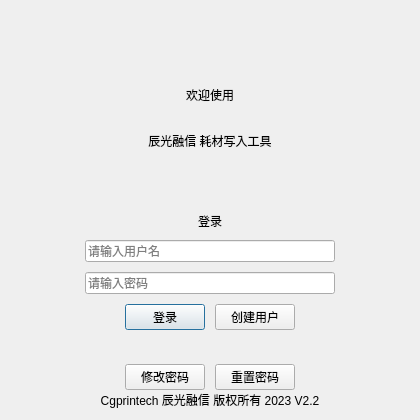
<?xml version="1.0" encoding="UTF-8"?>
<ui version="4.0">
 <class>LoginDialog</class>
 <widget class="QDialog" name="LoginDialog">
  <property name="geometry">
   <rect>
    <x>0</x>
    <y>0</y>
    <width>420</width>
    <height>420</height>
   </rect>
  </property>
  <property name="minimumSize">
   <size>
    <width>420</width>
    <height>420</height>
   </size>
  </property>
  <property name="maximumSize">
   <size>
    <width>420</width>
    <height>420</height>
   </size>
  </property>
  <property name="windowTitle">
   <string>登录</string>
  </property>
  <widget class="QWidget" name="verticalLayoutWidget_2">
   <property name="geometry">
    <rect>
     <x>10</x>
     <y>10</y>
     <width>400</width>
     <height>150</height>
    </rect>
   </property>
   <layout class="QVBoxLayout" name="verticalLayout_2">
    <property name="topMargin">
     <number>20</number>
    </property>
    <item>
     <widget class="QLabel" name="logo">
      <property name="text">
       <string/>
      </property>
      <property name="alignment">
       <set>Qt::AlignCenter</set>
      </property>
     </widget>
    </item>
    <item>
     <widget class="QLabel" name="welcome">
      <property name="text">
       <string>欢迎使用</string>
      </property>
      <property name="alignment">
       <set>Qt::AlignCenter</set>
      </property>
     </widget>
    </item>
    <item>
     <widget class="QLabel" name="title">
      <property name="text">
       <string>辰光融信 耗材写入工具</string>
      </property>
      <property name="alignment">
       <set>Qt::AlignCenter</set>
      </property>
     </widget>
    </item>
   </layout>
  </widget>
  <widget class="QStackedWidget" name="stackedWidget">
   <property name="geometry">
    <rect>
     <x>10</x>
     <y>160</y>
     <width>400</width>
     <height>230</height>
    </rect>
   </property>
   <property name="currentIndex">
    <number>0</number>
   </property>
   <widget class="QWidget" name="loginpage">
    <widget class="QWidget" name="verticalLayoutWidget">
     <property name="geometry">
      <rect>
       <x>30</x>
       <y>0</y>
       <width>340</width>
       <height>230</height>
      </rect>
     </property>
     <layout class="QVBoxLayout" name="verticalLayout">
      <property name="spacing">
       <number>10</number>
      </property>
      <property name="leftMargin">
       <number>45</number>
      </property>
      <property name="rightMargin">
       <number>45</number>
      </property>
      <item>
       <spacer name="verticalSpacer_2">
        <property name="orientation">
         <enum>Qt::Vertical</enum>
        </property>
        <property name="sizeHint" stdset="0">
         <size>
          <width>20</width>
          <height>40</height>
         </size>
        </property>
       </spacer>
      </item>
      <item>
       <widget class="QLabel" name="loginlabel">
        <property name="text">
         <string>登录</string>
        </property>
        <property name="alignment">
         <set>Qt::AlignCenter</set>
        </property>
       </widget>
      </item>
      <item>
       <widget class="QLineEdit" name="UserName">
        <property name="placeholderText">
         <string>请输入用户名</string>
        </property>
       </widget>
      </item>
      <item>
       <widget class="QLineEdit" name="Password">
        <property name="placeholderText">
         <string>请输入密码</string>
        </property>
       </widget>
      </item>
      <item>
       <layout class="QHBoxLayout" name="horizontalLayout">
        <property name="topMargin">
         <number>0</number>
        </property>
        <item>
         <spacer name="horizontalSpacer">
          <property name="orientation">
           <enum>Qt::Horizontal</enum>
          </property>
          <property name="sizeHint" stdset="0">
           <size>
            <width>40</width>
            <height>20</height>
           </size>
          </property>
         </spacer>
        </item>
        <item>
         <widget class="QPushButton" name="Login">
          <property name="text">
           <string>登录</string>
          </property>
         </widget>
        </item>
        <item>
         <widget class="QPushButton" name="CreateUser">
          <property name="text">
           <string>创建用户</string>
          </property>
         </widget>
        </item>
        <item>
         <spacer name="horizontalSpacer_2">
          <property name="orientation">
           <enum>Qt::Horizontal</enum>
          </property>
          <property name="sizeHint" stdset="0">
           <size>
            <width>40</width>
            <height>20</height>
           </size>
          </property>
         </spacer>
        </item>
       </layout>
      </item>
      <item>
       <widget class="QLabel" name="LoginState">
        <property name="text">
         <string/>
        </property>
        <property name="alignment">
         <set>Qt::AlignCenter</set>
        </property>
       </widget>
      </item>
      <item>
       <layout class="QHBoxLayout" name="horizontalLayout_2">
        <property name="topMargin">
         <number>0</number>
        </property>
        <item>
         <spacer name="horizontalSpacer_3">
          <property name="orientation">
           <enum>Qt::Horizontal</enum>
          </property>
          <property name="sizeHint" stdset="0">
           <size>
            <width>40</width>
            <height>20</height>
           </size>
          </property>
         </spacer>
        </item>
        <item>
         <widget class="QPushButton" name="RenewPasswd">
          <property name="text">
           <string>修改密码</string>
          </property>
         </widget>
        </item>
        <item>
         <widget class="QPushButton" name="ResetPasswd">
          <property name="text">
           <string>重置密码</string>
          </property>
         </widget>
        </item>
        <item>
         <spacer name="horizontalSpacer_4">
          <property name="orientation">
           <enum>Qt::Horizontal</enum>
          </property>
          <property name="sizeHint" stdset="0">
           <size>
            <width>40</width>
            <height>20</height>
           </size>
          </property>
         </spacer>
        </item>
       </layout>
      </item>
     </layout>
    </widget>
   </widget>
   <widget class="QWidget" name="createpage">
    <widget class="QWidget" name="verticalLayoutWidget_3">
     <property name="geometry">
      <rect>
       <x>30</x>
       <y>0</y>
       <width>340</width>
       <height>230</height>
      </rect>
     </property>
     <layout class="QVBoxLayout" name="verticalLayout_3">
      <property name="spacing">
       <number>10</number>
      </property>
      <property name="leftMargin">
       <number>45</number>
      </property>
      <property name="rightMargin">
       <number>45</number>
      </property>
      <item>
       <spacer name="verticalSpacer_3">
        <property name="orientation">
         <enum>Qt::Vertical</enum>
        </property>
        <property name="sizeHint" stdset="0">
         <size>
          <width>20</width>
          <height>40</height>
         </size>
        </property>
       </spacer>
      </item>
      <item>
       <widget class="QLabel" name="createuser">
        <property name="text">
         <string>用户注册</string>
        </property>
        <property name="alignment">
         <set>Qt::AlignCenter</set>
        </property>
       </widget>
      </item>
      <item>
       <widget class="QLineEdit" name="NewUserName">
        <property name="placeholderText">
         <string>请输入用户名</string>
        </property>
       </widget>
      </item>
      <item>
       <widget class="QLineEdit" name="Password1">
        <property name="placeholderText">
         <string>请输入密码</string>
        </property>
       </widget>
      </item>
      <item>
       <widget class="QLineEdit" name="Password2">
        <property name="placeholderText">
         <string>请再次输入密码</string>
        </property>
       </widget>
      </item>
      <item>
       <layout class="QHBoxLayout" name="horizontalLayout_3">
        <property name="topMargin">
         <number>0</number>
        </property>
        <item>
         <spacer name="horizontalSpacer_5">
          <property name="orientation">
           <enum>Qt::Horizontal</enum>
          </property>
          <property name="sizeHint" stdset="0">
           <size>
            <width>40</width>
            <height>20</height>
           </size>
          </property>
         </spacer>
        </item>
        <item>
         <widget class="QPushButton" name="BackButton">
          <property name="text">
           <string>返回</string>
          </property>
         </widget>
        </item>
        <item>
         <widget class="QPushButton" name="CreateUserOKButton">
          <property name="text">
           <string>确定</string>
          </property>
         </widget>
        </item>
        <item>
         <spacer name="horizontalSpacer_6">
          <property name="orientation">
           <enum>Qt::Horizontal</enum>
          </property>
          <property name="sizeHint" stdset="0">
           <size>
            <width>40</width>
            <height>20</height>
           </size>
          </property>
         </spacer>
        </item>
       </layout>
      </item>
      <item>
       <widget class="QLabel" name="create_info">
        <property name="text">
         <string/>
        </property>
        <property name="alignment">
         <set>Qt::AlignCenter</set>
        </property>
       </widget>
      </item>
     </layout>
    </widget>
   </widget>
   <widget class="QWidget" name="renewpage">
    <widget class="QWidget" name="verticalLayoutWidget_4">
     <property name="geometry">
      <rect>
       <x>30</x>
       <y>0</y>
       <width>340</width>
       <height>230</height>
      </rect>
     </property>
     <layout class="QVBoxLayout" name="verticalLayout_4">
      <property name="spacing">
       <number>10</number>
      </property>
      <property name="leftMargin">
       <number>45</number>
      </property>
      <property name="rightMargin">
       <number>45</number>
      </property>
      <item>
       <spacer name="verticalSpacer_4">
        <property name="orientation">
         <enum>Qt::Vertical</enum>
        </property>
        <property name="sizeHint" stdset="0">
         <size>
          <width>20</width>
          <height>40</height>
         </size>
        </property>
       </spacer>
      </item>
      <item>
       <widget class="QLabel" name="renew_passwd">
        <property name="text">
         <string>修改密码</string>
        </property>
        <property name="alignment">
         <set>Qt::AlignCenter</set>
        </property>
       </widget>
      </item>
      <item>
       <widget class="QLineEdit" name="renew_username">
        <property name="placeholderText">
         <string>请输入用户名</string>
        </property>
       </widget>
      </item>
      <item>
       <widget class="QLineEdit" name="renew_oldpasswd">
        <property name="placeholderText">
         <string>请输入旧密码</string>
        </property>
       </widget>
      </item>
      <item>
       <widget class="QLineEdit" name="renew_newpasswd">
        <property name="placeholderText">
         <string>请输入新密码</string>
        </property>
       </widget>
      </item>
      <item>
       <widget class="QLineEdit" name="renew_newpasswdagain">
        <property name="placeholderText">
         <string>请再次输入新密码</string>
        </property>
       </widget>
      </item>
      <item>
       <layout class="QHBoxLayout" name="horizontalLayout_4">
        <property name="topMargin">
         <number>0</number>
        </property>
        <item>
         <spacer name="horizontalSpacer_7">
          <property name="orientation">
           <enum>Qt::Horizontal</enum>
          </property>
          <property name="sizeHint" stdset="0">
           <size>
            <width>40</width>
            <height>20</height>
           </size>
          </property>
         </spacer>
        </item>
        <item>
         <widget class="QPushButton" name="RenewPasswdBackButton">
          <property name="text">
           <string>返回</string>
          </property>
         </widget>
        </item>
        <item>
         <widget class="QPushButton" name="RenewPasswdOKButton">
          <property name="text">
           <string>确定</string>
          </property>
         </widget>
        </item>
        <item>
         <spacer name="horizontalSpacer_8">
          <property name="orientation">
           <enum>Qt::Horizontal</enum>
          </property>
          <property name="sizeHint" stdset="0">
           <size>
            <width>40</width>
            <height>20</height>
           </size>
          </property>
         </spacer>
        </item>
       </layout>
      </item>
      <item>
       <widget class="QLabel" name="renewpasswdstate">
        <property name="text">
         <string/>
        </property>
        <property name="alignment">
         <set>Qt::AlignCenter</set>
        </property>
       </widget>
      </item>
     </layout>
    </widget>
   </widget>
   <widget class="QWidget" name="resetpage">
    <widget class="QWidget" name="verticalLayoutWidget_5">
     <property name="geometry">
      <rect>
       <x>30</x>
       <y>0</y>
       <width>340</width>
       <height>230</height>
      </rect>
     </property>
     <layout class="QVBoxLayout" name="verticalLayout_5">
      <property name="spacing">
       <number>10</number>
      </property>
      <property name="leftMargin">
       <number>45</number>
      </property>
      <property name="rightMargin">
       <number>45</number>
      </property>
      <item>
       <spacer name="verticalSpacer_5">
        <property name="orientation">
         <enum>Qt::Vertical</enum>
        </property>
        <property name="sizeHint" stdset="0">
         <size>
          <width>20</width>
          <height>40</height>
         </size>
        </property>
       </spacer>
      </item>
      <item>
       <widget class="QLabel" name="setupnewpassswd1">
        <property name="text">
         <string>重置密码 身份验证</string>
        </property>
        <property name="alignment">
         <set>Qt::AlignCenter</set>
        </property>
       </widget>
      </item>
      <item>
       <widget class="QLineEdit" name="reset_username">
        <property name="placeholderText">
         <string>请输入用户名</string>
        </property>
       </widget>
      </item>
      <item>
       <layout class="QGridLayout" name="gridLayout" columnstretch="4,7">
        <property name="topMargin">
         <number>0</number>
        </property>
        <property name="spacing">
         <number>8</number>
        </property>
        <item row="0" column="0">
         <widget class="QLabel" name="label">
          <property name="text">
           <string>创建日期</string>
          </property>
          <property name="alignment">
           <set>Qt::AlignRight|Qt::AlignTrailing|Qt::AlignVCenter</set>
          </property>
         </widget>
        </item>
        <item row="1" column="0">
         <widget class="QLabel" name="label_2">
          <property name="text">
           <string>最近使用日期</string>
          </property>
          <property name="alignment">
           <set>Qt::AlignRight|Qt::AlignTrailing|Qt::AlignVCenter</set>
          </property>
         </widget>
        </item>
        <item row="0" column="1">
         <widget class="QDateEdit" name="CreateDate"/>
        </item>
        <item row="1" column="1">
         <widget class="QDateEdit" name="LastDate"/>
        </item>
       </layout>
      </item>
      <item>
       <layout class="QHBoxLayout" name="horizontalLayout_5">
        <property name="topMargin">
         <number>0</number>
        </property>
        <item>
         <spacer name="horizontalSpacer_9">
          <property name="orientation">
           <enum>Qt::Horizontal</enum>
          </property>
          <property name="sizeHint" stdset="0">
           <size>
            <width>40</width>
            <height>20</height>
           </size>
          </property>
         </spacer>
        </item>
        <item>
         <widget class="QPushButton" name="UserAuthBackButton">
          <property name="text">
           <string>返回</string>
          </property>
         </widget>
        </item>
        <item>
         <widget class="QPushButton" name="UserAuthOKButton">
          <property name="text">
           <string>确定</string>
          </property>
         </widget>
        </item>
        <item>
         <spacer name="horizontalSpacer_10">
          <property name="orientation">
           <enum>Qt::Horizontal</enum>
          </property>
          <property name="sizeHint" stdset="0">
           <size>
            <width>40</width>
            <height>20</height>
           </size>
          </property>
         </spacer>
        </item>
       </layout>
      </item>
      <item>
       <widget class="QLabel" name="UserAuthState">
        <property name="text">
         <string/>
        </property>
        <property name="alignment">
         <set>Qt::AlignCenter</set>
        </property>
       </widget>
      </item>
     </layout>
    </widget>
   </widget>
   <widget class="QWidget" name="page">
    <widget class="QWidget" name="verticalLayoutWidget_6">
     <property name="geometry">
      <rect>
       <x>30</x>
       <y>0</y>
       <width>340</width>
       <height>230</height>
      </rect>
     </property>
     <layout class="QVBoxLayout" name="verticalLayout_6">
      <property name="spacing">
       <number>10</number>
      </property>
      <property name="leftMargin">
       <number>45</number>
      </property>
      <property name="rightMargin">
       <number>45</number>
      </property>
      <item>
       <spacer name="verticalSpacer">
        <property name="orientation">
         <enum>Qt::Vertical</enum>
        </property>
        <property name="sizeHint" stdset="0">
         <size>
          <width>20</width>
          <height>40</height>
         </size>
        </property>
       </spacer>
      </item>
      <item>
       <widget class="QLabel" name="setupnewpassswd2">
        <property name="text">
         <string>设置新密码</string>
        </property>
        <property name="alignment">
         <set>Qt::AlignCenter</set>
        </property>
       </widget>
      </item>
      <item>
       <widget class="QLineEdit" name="reset_passwd1">
        <property name="placeholderText">
         <string>请输入新密码</string>
        </property>
       </widget>
      </item>
      <item>
       <widget class="QLineEdit" name="reset_passwd2">
        <property name="placeholderText">
         <string>请再次输入新密码</string>
        </property>
       </widget>
      </item>
      <item>
       <layout class="QHBoxLayout" name="horizontalLayout_6">
        <property name="topMargin">
         <number>0</number>
        </property>
        <item>
         <spacer name="horizontalSpacer_11">
          <property name="orientation">
           <enum>Qt::Horizontal</enum>
          </property>
          <property name="sizeHint" stdset="0">
           <size>
            <width>40</width>
            <height>20</height>
           </size>
          </property>
         </spacer>
        </item>
        <item>
         <widget class="QPushButton" name="ResetPasswdBackButton">
          <property name="text">
           <string>返回</string>
          </property>
         </widget>
        </item>
        <item>
         <widget class="QPushButton" name="ResetPasswdOKButton">
          <property name="text">
           <string>确定</string>
          </property>
         </widget>
        </item>
        <item>
         <spacer name="horizontalSpacer_12">
          <property name="orientation">
           <enum>Qt::Horizontal</enum>
          </property>
          <property name="sizeHint" stdset="0">
           <size>
            <width>40</width>
            <height>20</height>
           </size>
          </property>
         </spacer>
        </item>
       </layout>
      </item>
      <item>
       <widget class="QLabel" name="resetpasswdstate">
        <property name="text">
         <string/>
        </property>
        <property name="alignment">
         <set>Qt::AlignCenter</set>
        </property>
       </widget>
      </item>
     </layout>
    </widget>
   </widget>
  </widget>
  <widget class="QWidget" name="horizontalLayoutWidget">
   <property name="geometry">
    <rect>
     <x>40</x>
     <y>390</y>
     <width>340</width>
     <height>20</height>
    </rect>
   </property>
   <layout class="QHBoxLayout" name="horizontalLayout_7">
    <item>
     <widget class="QLabel" name="footinfo">
      <property name="text">
       <string>Cgprintech 辰光融信 版权所有 2023 V2.2</string>
      </property>
      <property name="alignment">
       <set>Qt::AlignCenter</set>
      </property>
     </widget>
    </item>
   </layout>
  </widget>
 </widget>
 <resources/>
 <connections/>
</ui>
